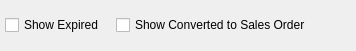
<?xml version="1.0" encoding="UTF-8"?>
<ui version="4.0">
 <comment>This file is part of the xTuple ERP: PostBooks Edition, a free and
open source Enterprise Resource Planning software suite,
Copyright (c) 1999-2010 by OpenMFG LLC, d/b/a xTuple.
It is licensed to you under the Common Public Attribution License
version 1.0, the full text of which (including xTuple-specific Exhibits)
is available at www.xtuple.com/CPAL.  By using this software, you agree
to be bound by its terms.</comment>
 <class>quotes</class>
 <widget class="QWidget" name="quotes">
  <property name="geometry">
   <rect>
    <x>0</x>
    <y>0</y>
    <width>356</width>
    <height>51</height>
   </rect>
  </property>
  <property name="windowTitle">
   <string>List Quotes</string>
  </property>
  <layout class="QGridLayout" name="gridLayout">
   <item row="0" column="0">
    <layout class="QHBoxLayout" name="horizontalLayout">
     <property name="spacing">
      <number>12</number>
     </property>
     <item>
      <widget class="XCheckBox" name="_showExpired">
       <property name="text">
        <string>Show Expired</string>
       </property>
       <property name="forgetful">
        <bool>true</bool>
       </property>
      </widget>
     </item>
     <item>
      <widget class="XCheckBox" name="_convertedtoSo">
       <property name="text">
        <string>Show Converted to Sales Order</string>
       </property>
       <property name="forgetful">
        <bool>true</bool>
       </property>
      </widget>
     </item>
     <item>
      <spacer name="horizontalSpacer">
       <property name="orientation">
        <enum>Qt::Horizontal</enum>
       </property>
       <property name="sizeHint" stdset="0">
        <size>
         <width>40</width>
         <height>20</height>
        </size>
       </property>
      </spacer>
     </item>
    </layout>
   </item>
  </layout>
 </widget>
 <layoutdefault spacing="5" margin="5"/>
 <pixmapfunction>qPixmapFromMimeSource</pixmapfunction>
 <customwidgets>
  <customwidget>
   <class>XCheckBox</class>
   <extends>QCheckBox</extends>
   <header>xcheckbox.h</header>
  </customwidget>
 </customwidgets>
 <resources/>
 <connections/>
</ui>
